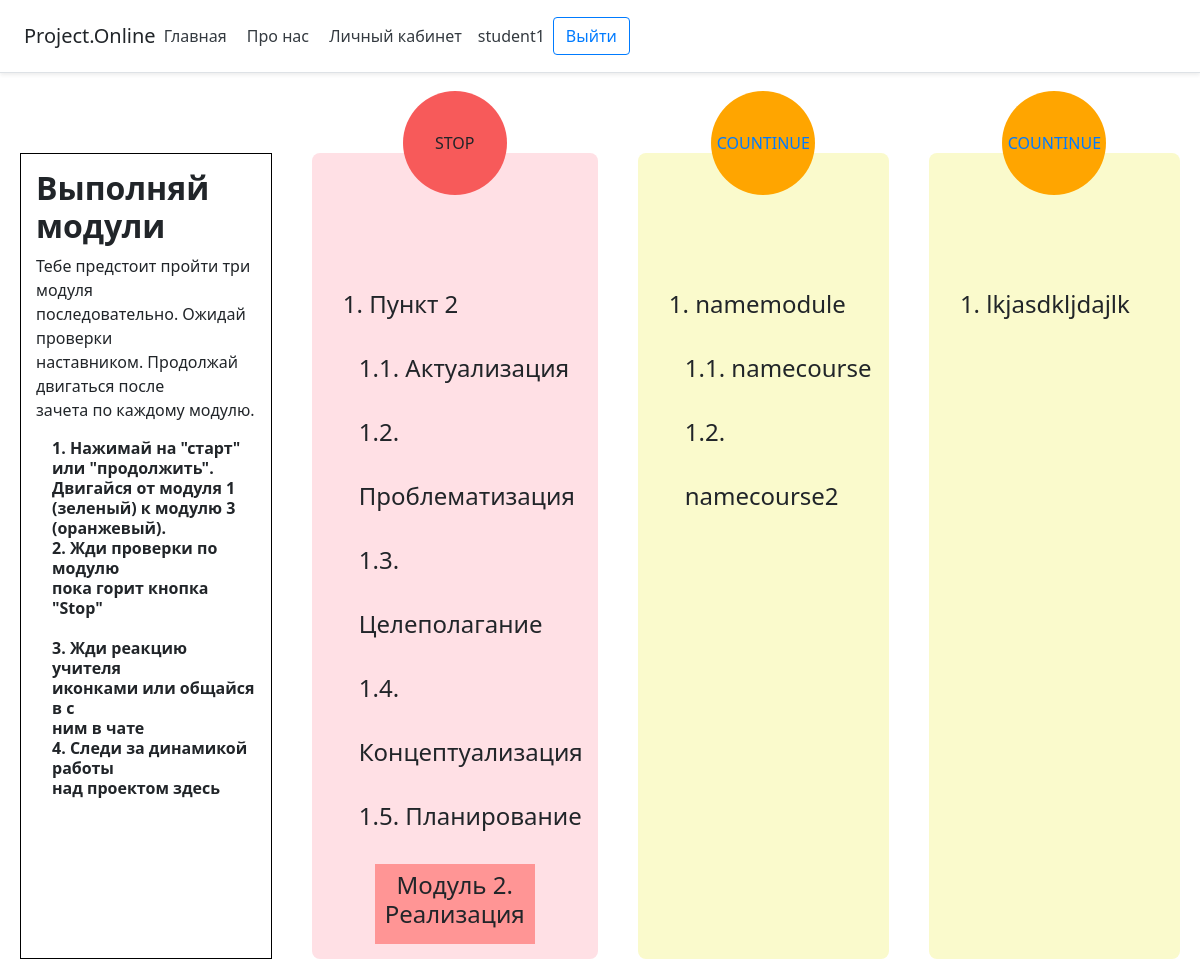
Page /personal_account (signed in) on the earlier database version.
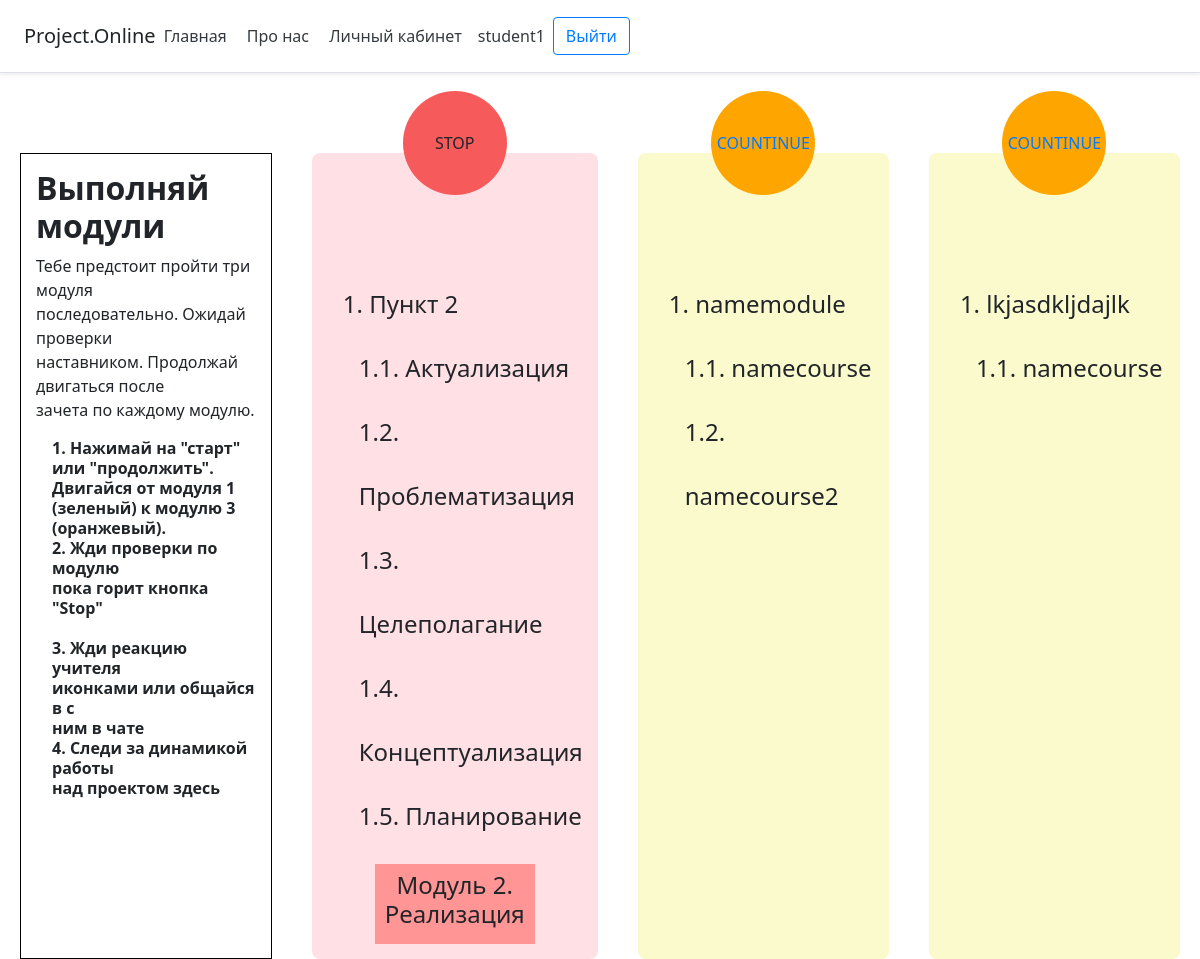
Same page on the later database version.
### main/models.py (models this page shows, shortened)
class CustomUser(AbstractUser):
    choice_field = models.TextField(choices=STATUS)
    password1 = models.TextField()
    password2 = models.TextField()

class Module(models.Model):
    DONE = {
        ('0', 'START'),
        ('1', 'CONTINUE'),
        ('2', 'STOP')
    }
    name = models.CharField('Название', max_length=50)
    status = models.TextField(choices=DONE)
    author = models.ForeignKey(
        'CustomUser',
        on_delete=models.CASCADE
    )

class Course(models.Model):
    cases = models.ForeignKey(
        'Cases',
        on_delete=models.CASCADE)
    name1 = models.TextField()
    information = models.TextField()

### main/views.py (the view)
# urls.py: path('personal_account', views.personal_account, name='personal_account'),
def personal_account(request):
    if request.user.choice_field == '1':
        mod = Module.objects.last()
        s = request.user
        studentModules = StudentModule.objects.raw(
            'SELECT main_studentmodule.id, main_studentmodule.module_id_id  FROM main_studentmodule WHERE main_studentmodule.student_id = %s', [s.id]
        )
        course = {}
        for i in studentModules:
            print(i.module_id_id)
            objectModule = Module.objects.raw('SELECT main_module.id FROM main_module WHERE main_module.id = %s',[i.module_id_id])
            modul = objectModule[0]
            print(modul)
            cours = Course.objects.raw(
                'SELECT main_course.name1, main_course.id FROM main_course JOIN (SELECT main_modulecourse.course_id_id FROM   main_module  JOIN main_modulecourse  ON %s = main_module.id and main_modulecourse.module_id_id = %s) MC ON MC.course_id_id = main_course.id',
                [i.module_id_id, i.module_id_id])
            coursObj =[]
            for b in cours:
                coursObj.append(b)
                print(b)
            course.update({modul: coursObj})
        return render(request, 'main/student-personal.html', {'course':course})
    else:
        return redirect('teacher')

### main/templates/main/student-personal.html (shortened to what this page needs)
<!Doctype html>
{% load static %}
<html lang="ru">
<head>
   <link rel="stylesheet" href="https://stackpath.bootstrapcdn.com/bootstrap/4.3.1/css/bootstrap.min.css">
        <link rel="stylesheet" href="{% static "css/student-style.css" %}">
</head>
<body>
        {% block content %}
        <header class="d-flex flex-column flex-md-row align-items-center p-3 px-md-4 mb-3 bg-white border-bottom shadow-sm">
          <p class="h5 my-0 me-md-auto fw-normal">Project.Online</p>
          <nav class="my-2 my-md-0 me-md-3">
            <a class="p-2 text-dark" href="{% url 'home' %}">Главная</a>
            <a class="p-2 text-dark" href="{% url 'about' %}">Про нас</a>
              <a class="p-2 text-dark" href="{% url 'personal_account' %}">Личный кабинет</a>
          </nav>
       <span class="p-2 text-dark">{{ user.first_name}} {{ user.last_name }} {{ user.username }}</span>
            <nav class="my-2 my-md-0 me-md-3">
            {% if user.is_authenticated %}
          <a class="btn btn-outline-primary" href="{% url 'logout' %}">Выйти</a>
            {% else %}
            <a class="btn btn-outline-primary" href="{% url 'login' %}">Войти</a>
            <a class="btn btn-outline-primary" href="{% url 'register' %}">Зарегестрироваться</a>
                </nav>
            {% endif %}
        </header>
 <main class="content">
        <article class="screen">
      <h2><b>Выполняй<br> модули</b></h2>
     <p>Тебе предстоит пройти три модуля<br>
        последовательно. Ожидай проверки<br>
        наставником. Продолжай двигаться после<br>
        зачета по каждому модулю.</p>
         <ol>
             <li>
                 Нажимай на "старт" или
                "продолжить". Двигайся от
                модуля 1 (зеленый) к модулю
                3 (оранжевый).
             </li>
             <li>
             Жди проверки по модулю<br>
                пока горит кнопка "Stop"<br>
             </li>
             <li>
                  Жди реакцию учителя<br>
                     иконками или общайся в с<br>
                     ним в чате
             </li>
             <li>
                 Следи за динамикой работы<br>
                     над проектом здесь
             </li>
         </ol>
        </article>
     <article class="screen2">
        <div class="second">
            <a>STOP</a>
        </div>
        <ol>
            <li>Пункт 2</li>
               <ol>
                   <li>Актуализация</li>
                   <li>Проблематизация</li>
                   <li>Целеполагание</li>
                   <li>Концептуализация</li>
                   <li>Планирование</li>
               </ol>
        </ol>
        <div class="folder-second">
           <h4>Модуль 2.<br>
               Реализация </h4>
        </div>
     </article>
    {% for key, value in course.items %}
         <article class="screen3">
             <div class="third">
                <a href='/detail/{{key.id}}'>COUNTINUE</a>
             </div>
             <ol>
                <li>{{key.name}}</li>
                   <ol>
                    {% for d in value %}
                             <li>{{ d.name1 }}</li>
                        {% endfor %}
                   </ol>
            </ol>
              </article>
     {% endfor %}
    </main>
        {% endblock %}
    </body>
    </html>

### main/static/css/student-style.css (style rules this page uses)
body { height: 110vh; margin: 0; padding: 0; font-family: 'Noto Sans', sans-serif; }
.content { margin: 10vh; margin-left: auto; margin-right: auto; display: flex; margin-top: 10vh; }
.content ol { margin-left: 2vh; padding: 0; font-size: 30px; list-style: none; counter-reset: li; }
.content ol li { line-height: 8vh; font-size: 3vh; }
.screen ol li { font-size: 2vh; line-height: 2.5vh; font-weight: 600; }
.content ol li:before { counter-increment: li; content: counters(li, ".") ". "; }
.screen { display: inline-block; border: 1px solid black; width: 24%; outline: none; padding: 15px; width: calc(100% / 3 - 40px); margin-left: 20px; margin-right: 20px; }
.screen2 { background-color: rgb(255, 224, 229); display: inline-block; width: 24%; padding: 15px; width: calc(100% / 3 - 40px); margin-left: 20px; margin-right: 20px; border-radius: 8px; }
.screen3 { background-color: rgb(250, 250, 204); display: inline-block; width: 24%; padding: 15px; width: calc(100% / 3 - 40px); margin-left: 20px; margin-right: 20px; border-radius: 8px; }
.second { margin: 0 auto; border-radius: 50%; text-align: center; background-color: white; display: flex; flex-direction: column; justify-content: center; align-items: center; width: 13vh; height: 13vh; z-index: 1; position: relative; top: -8vh; background-color: rgb(247, 90, 90); }
.folder-second { text-align: center; background-color: rgb(255, 149, 149); height: 10vh; width: 20vh; margin: 0 auto; align-items: center; display: flex; flex-direction: column; justify-content: center; }
.third { margin: 0 auto; border-radius: 50%; text-align: center; background-color: white; display: flex; flex-direction: column; justify-content: center; align-items: center; width: 13vh; height: 13vh; z-index: 1; position: relative; top: -8vh; background-color: orange; }

### main/templates/main/student-personal.html (style rules this page uses)
header { margin: 0 auto; }

Differences in the rows shown:
changed Module "lkjasdkljdajlk": gains Course (name1 "namecourse")
